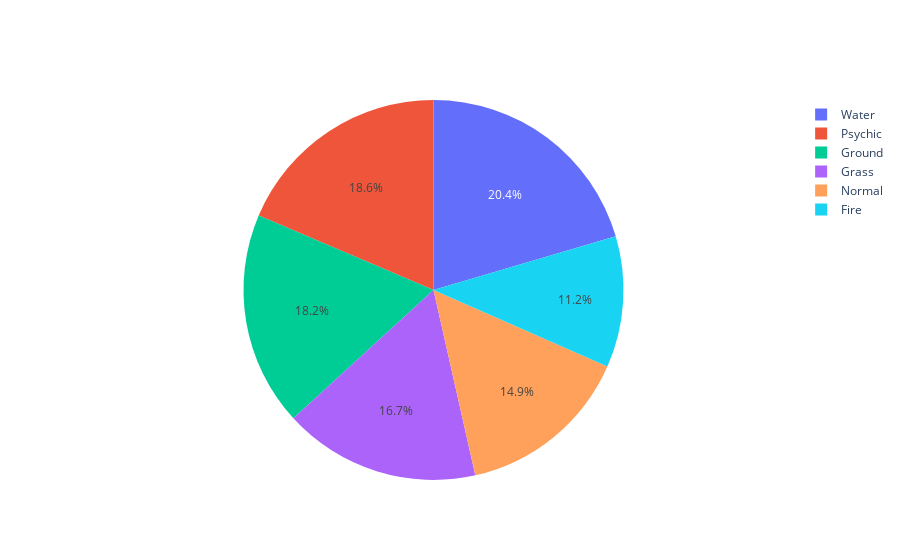

Notebook cell for this chart:
### Code cell
#With go
colors = ['blue', 'green', 'black', 'purple', 'red', 'brown']
labels = ['Water', 'Grass', 'Normal', 'Psychic', 'Fire', 'Ground']
values = [110,90,80,100,60,98]

#Way 1
fig = go.Figure(data = [go.Pie(labels = labels,
                             values = values,)])
fig

### Figure 1 — Plotly figure (JSON) as saved in the notebook; plotly's stock layout.template omitted (floating-point values rounded to 4 significant figures)
{"data": [{"labels": ["Water", "Grass", "Normal", "Psychic", "Fire", "Ground"], "type": "pie", "values": [110, 90, 80, 100, 60, 98]}], "layout": {}}
